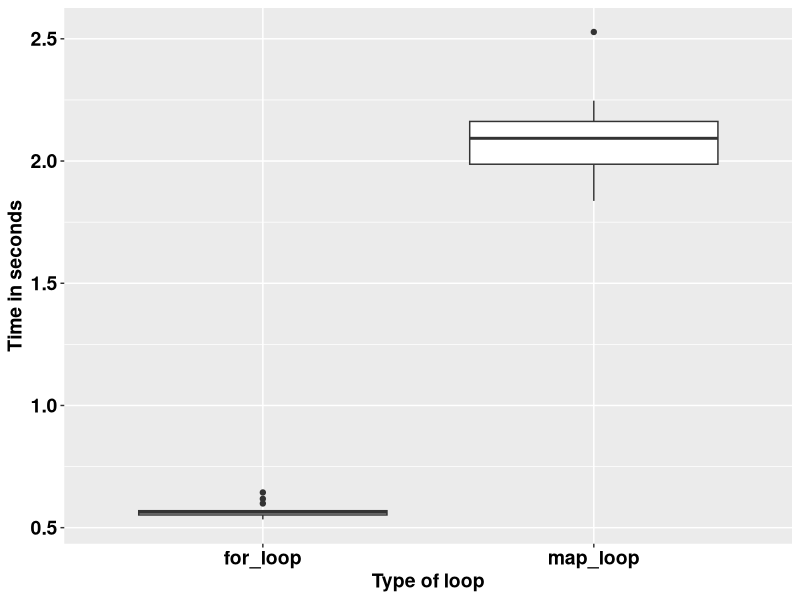

R code for this plot:
## ---- chunk 1
knitr::opts_chunk$set(echo = TRUE)
## ---- chunk 2
square <- function(a) a**2
square(3)
## ---- chunk 3
square <- function(b){ # Create the function name, called square
  b**2
}
square(3)
## ---- chunk 4
square <- function(c){ 
  product <- c**2
  return(product)
}
square(3)
## ---- chunk 5
square <- function(d){
  product <- d**2
  print(product)
}
square(5)
## ---- chunk 6
square <- function(e){
  product <- e**2
  (product)
}
square(9)
## ---- chunk 7
square <- function(f){
  product <- f**2
  show(product)
}
square(9)
## ---- chunk 8
square_root <- function(b){
  product <- b^0.5 # Square root of a number is the number rapower half
  return(product/2)
}
square_root(9)
## ---- chunk 9
square_root
## ---- chunk 10
square(-10:10)
## ---- chunk 11
square_root(c(-26, 1:15, 158))
## ---- chunk 12
m <- list(12, 18, 345)
square_root(m[[2]])
## ---- chunk 13
rescale <- function(x){
  m <- mean(x)
  s <- sd(x)
  (x - m) / s
}
rescale(c(-52, 58, 46, 99))
## ---- chunk 14
rescale <- function(x, only_translate){
  m <- mean(x)
  translated <- x - m
  if (only_translate) return(translated)
  s <- sd(x)
  translated / s
}

rescale(x = 1:6, only_translate = TRUE)
## ---- chunk 15
rescale <- function(x, only_translate){
  m <- mean(x)
  translated <- x - m
  if (only_translate) return(translated)
  s <- sd(x)
  translated / s
}

rescale(x = 1:4, only_translate = FALSE)
## ---- chunk 16
rescale(only_translate = TRUE, x = 1:4)
## ---- chunk 17
rescale(x = 1:4, TRUE)
rescale(TRUE, x = 1:4)
rescale(1:4, only_translate = T)
rescale(only_translate = T, 1:4)
## ---- chunk 18
rescale(1:4, o = T)
rescale(o = T, 1:4)
## ---- chunk 19
rescale <- function(x, only_translate = FALSE){
  m <- mean(x)
  translated <- x - m
  if(only_translate) return(translated)
  s <- sd(x)
  translated / s
}
## ---- chunk 20
rescale(1:4) # This runs with only_translate being taken as FALSE by default.
## ---- chunk 21
rescale <- function(x, ...){
  m <- mean(x, ...)
  s <- sd(x, ...)
  (x - m) / s
}

rescale(1:4) # 
## ---- chunk 22
x <- c(NA, 1:3)
rescale(x)
## ---- chunk 23
x <- c(NA, 1:3)
rescale(x, na.rm = TRUE)
## ---- chunk 24
some_function <- function(x) x
other_function <- function(x, ...) x
# some_function(1:4, foo = "bar") # This does not run because there was no allowance.
other_function(1:4, foo = "bar")

## ---- chunk 25
f <- function(...) list(...)
g <- function(x, y, ...) f(...)
g(x = 1, y = 2, z = 3, w = 4)
## ---- chunk 26
compare_rasters <- function(x) {
  if (sum(x > 0.5, na.rm = TRUE) > 7) {
    return(1)
  } else {
    return(0)
  }
  
}
## ---- chunk 27
library(tidyverse)
volumes <- rnorm(1000000)

for_loop <- vector()

for (k in 1:20) {
  for_loop[k] <- system.time(for (i in 1:length(volumes)) {
    2.3 * volumes[i] ^ 9
  })
}

map_loop <- vector()
for (j in 1:20) {
  map_loop[j] <- system.time(map_vec(volumes, \(x) 2.3 * x ^ 9))
}
## ---- chunk 28
data.frame(for_loop = for_loop, map_loop = map_loop) %>% 
  gather(key = "key", value = "value") %>% 
  ggplot(aes(key, value)) +
  geom_boxplot() +
  labs(x = "Type of loop",
       y = "Time in seconds") +
  theme(text = element_text(size = 14, face = "bold", colour = "black")) +
  theme(axis.text = element_text(size = 14, face = "bold", colour = "black"))
## ---- chunk 29
library(stringr)
library(lubridate)

vec <- c("Today is 7th Sept 2023")

# The task is to get the date information and make it a date object.

pattern <- "\\d{1,2}th \\[A-Za-z]+ \\d{4}"

date_object <- str_extract(vec, pattern)

date_object <- str_replace(date_object, "th", "")

date_object <- str_replace(date_object, "Sept", "9")

date_object <- dmy(date_object)

print(date_object)
